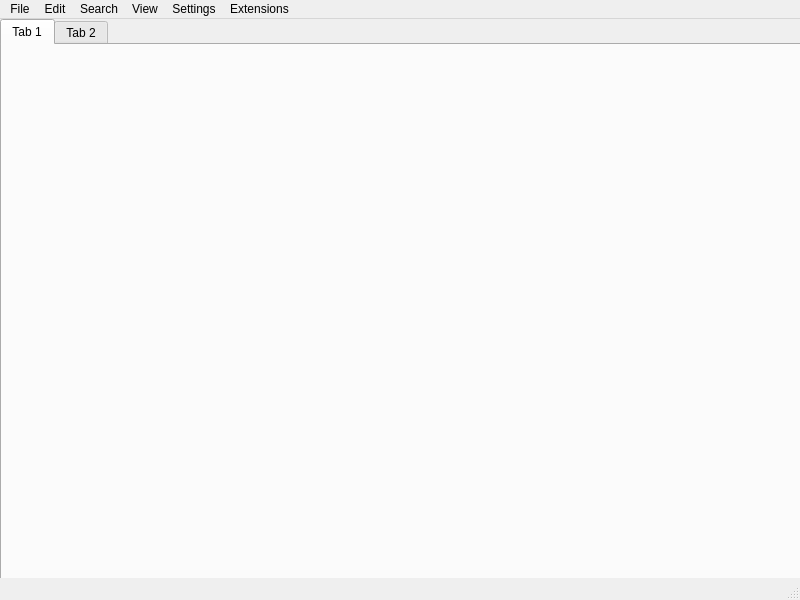
<?xml version="1.0" encoding="UTF-8"?>
<ui version="4.0">
 <class>Vortex</class>
 <widget class="QMainWindow" name="Vortex">
  <property name="geometry">
   <rect>
    <x>0</x>
    <y>0</y>
    <width>800</width>
    <height>600</height>
   </rect>
  </property>
  <property name="windowTitle">
   <string>Vortex</string>
  </property>
  <widget class="QWidget" name="centralwidget">
   <widget class="QTabWidget" name="tabWidget">
    <property name="geometry">
     <rect>
      <x>0</x>
      <y>0</y>
      <width>801</width>
      <height>581</height>
     </rect>
    </property>
    <property name="currentIndex">
     <number>0</number>
    </property>
    <widget class="QWidget" name="tab">
     <attribute name="title">
      <string>Tab 1</string>
     </attribute>
    </widget>
    <widget class="QWidget" name="tab_2">
     <attribute name="title">
      <string>Tab 2</string>
     </attribute>
    </widget>
   </widget>
  </widget>
  <widget class="QMenuBar" name="menubar">
   <property name="geometry">
    <rect>
     <x>0</x>
     <y>0</y>
     <width>800</width>
     <height>21</height>
    </rect>
   </property>
   <widget class="QMenu" name="menuFile">
    <property name="title">
     <string>File</string>
    </property>
    <addaction name="actionNew"/>
    <addaction name="actionOpen"/>
    <addaction name="separator"/>
    <addaction name="actionSave"/>
    <addaction name="actionSave_as"/>
    <addaction name="separator"/>
    <addaction name="actionClose"/>
   </widget>
   <widget class="QMenu" name="menuEdit">
    <property name="title">
     <string>Edit</string>
    </property>
    <addaction name="actionCopy"/>
    <addaction name="actionPase"/>
    <addaction name="separator"/>
    <addaction name="actionCut"/>
    <addaction name="actionDelete"/>
    <addaction name="separator"/>
    <addaction name="actionSelect_all"/>
   </widget>
   <widget class="QMenu" name="menuView">
    <property name="title">
     <string>View</string>
    </property>
   </widget>
   <widget class="QMenu" name="menuSettings">
    <property name="title">
     <string>Settings</string>
    </property>
   </widget>
   <widget class="QMenu" name="menuSearch">
    <property name="title">
     <string>Search</string>
    </property>
    <addaction name="actionSearch"/>
    <addaction name="actionReplace"/>
    <addaction name="separator"/>
    <addaction name="actionGoto"/>
   </widget>
   <widget class="QMenu" name="menuExtensions">
    <property name="title">
     <string>Extensions</string>
    </property>
   </widget>
   <addaction name="menuFile"/>
   <addaction name="menuEdit"/>
   <addaction name="menuSearch"/>
   <addaction name="menuView"/>
   <addaction name="menuSettings"/>
   <addaction name="menuExtensions"/>
  </widget>
  <widget class="QStatusBar" name="statusbar"/>
  <action name="actionNew">
   <property name="text">
    <string>New</string>
   </property>
  </action>
  <action name="actionOpen">
   <property name="text">
    <string>Open</string>
   </property>
  </action>
  <action name="actionSave">
   <property name="text">
    <string>Save</string>
   </property>
  </action>
  <action name="actionSave_as">
   <property name="text">
    <string>Save as</string>
   </property>
  </action>
  <action name="actionClose">
   <property name="text">
    <string>Close</string>
   </property>
  </action>
  <action name="actionSearch">
   <property name="text">
    <string>Search</string>
   </property>
  </action>
  <action name="actionReplace">
   <property name="text">
    <string>Replace</string>
   </property>
  </action>
  <action name="actionGoto">
   <property name="text">
    <string>Goto</string>
   </property>
  </action>
  <action name="actionCopy">
   <property name="text">
    <string>Copy</string>
   </property>
  </action>
  <action name="actionPase">
   <property name="text">
    <string>Pase</string>
   </property>
  </action>
  <action name="actionCut">
   <property name="text">
    <string>Cut</string>
   </property>
  </action>
  <action name="actionDelete">
   <property name="text">
    <string>Delete</string>
   </property>
  </action>
  <action name="actionSelect_all">
   <property name="text">
    <string>Select all</string>
   </property>
  </action>
 </widget>
 <resources/>
 <connections/>
</ui>
